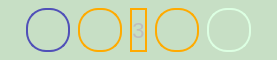
    <widget class="QGroupBox" name="groupBox_6">
     <property name="enabled">
      <bool>false</bool>
     </property>
     <property name="minimumSize">
      <size>
       <width>0</width>
       <height>60</height>
      </size>
     </property>
     <property name="maximumSize">
      <size>
       <width>16777215</width>
       <height>60</height>
      </size>
     </property>
     <property name="styleSheet">
      <string notr="true">QGroupBox {
        border: 2px solid transparent;
background-color: rgb(199, 223, 197);
}
</string>
     </property>
     <property name="title">
      <string/>
     </property>
     <property name="flat">
      <bool>true</bool>
     </property>
     <layout class="QHBoxLayout" name="horizontalLayout">
      <property name="spacing">
       <number>4</number>
      </property>
      <property name="leftMargin">
       <number>4</number>
      </property>
      <property name="topMargin">
       <number>4</number>
      </property>
      <property name="rightMargin">
       <number>4</number>
      </property>
      <property name="bottomMargin">
       <number>4</number>
      </property>
      <item>
       <spacer name="horizontalSpacer_6">
        <property name="orientation">
         <enum>Qt::Horizontal</enum>
        </property>
        <property name="sizeType">
         <enum>QSizePolicy::Minimum</enum>
        </property>
        <property name="sizeHint" stdset="0">
         <size>
          <width>20</width>
          <height>20</height>
         </size>
        </property>
       </spacer>
      </item>
      <item>
       <widget class="QPushButton" name="pushButton_home">
        <property name="enabled">
         <bool>false</bool>
        </property>
        <property name="styleSheet">
         <string notr="true">
 QPushButton {
     border: 2px solid rgb(80, 80, 184);
     border-radius: 20px;
	 font-size: 22px;
     max-width:40px;
     max-height:40px;
    

 }


 QPushButton:pressed {
     background-color: qlineargradient(x1: 0, y1: 0, x2: 0, y2: 1,
                                       stop: 0 #f6f7fa, stop: 1 #f6ffFF);
 }


QPushButton:checked{ 
     border: 5px solid rgb(80, 80, 184);

 }




 QPushButton:flat {
     border: none; /* no border for a flat push button */
 }

</string>
        </property>
        <property name="text">
         <string/>
        </property>
        <property name="icon">
         <iconset>
          <normaloff>icons/home.png</normaloff>
          <disabledoff>:/icons/home.png</disabledoff>icons/home.png</iconset>
        </property>
        <property name="iconSize">
         <size>
          <width>25</width>
          <height>25</height>
         </size>
        </property>
        <property name="checkable">
         <bool>true</bool>
        </property>
        <property name="checked">
         <bool>false</bool>
        </property>
       </widget>
      </item>
      <item>
       <widget class="Line" name="line_2">
        <property name="styleSheet">
         <string notr="true">background-color: qlineargradient(spread:pad, x1:0, y1:0, x2:1, y2:0, stop:0 rgb(80, 80, 184), stop:1  rgb(255, 170, 0));
border:0;
border-radius:1px;</string>
        </property>
        <property name="orientation">
         <enum>Qt::Horizontal</enum>
        </property>
       </widget>
      </item>
      <item>
       <widget class="QPushButton" name="pushButton_second">
        <property name="styleSheet">
         <string notr="true">QPushButton {
     border: 2px solid rgb(255, 170, 0);
     border-radius: 20px;
	 font-size: 22px;
     max-width:40px;
     max-height:40px;
    

 }

 QPushButton:pressed {
     background-color: qlineargradient(x1: 0, y1: 0, x2: 0, y2: 1,
                                       stop: 0 #f6f7fa, stop: 1 #f6ffFF);
     border: 5px solid rgb(255, 170, 0);

 }


QPushButton:checked{ 
     border: 5px solid rgb(255, 170, 0);

 }

 QPushButton:flat {
     border: none; /* no border for a flat push button */
 }

</string>
        </property>
        <property name="text">
         <string/>
        </property>
        <property name="icon">
         <iconset resource="resources.qrc">
          <normaloff>:/icons/init.png</normaloff>
          <disabledoff>:/icons/init.png</disabledoff>:/icons/init.png</iconset>
        </property>
        <property name="iconSize">
         <size>
          <width>25</width>
          <height>25</height>
         </size>
        </property>
        <property name="checkable">
         <bool>true</bool>
        </property>
       </widget>
      </item>
      <item>
       <widget class="Line" name="line_4">
        <property name="styleSheet">
         <string notr="true">background-color: qlineargradient(spread:pad, x1:0, y1:0, x2:1, y2:0, stop:0 rgb(255, 170, 0), stop:0.5 rgb(255, 255, 255), stop:1  rgb(255, 170, 0));
border:0;
border-radius:1px;</string>
        </property>
        <property name="orientation">
         <enum>Qt::Horizontal</enum>
        </property>
       </widget>
      </item>
      <item>
       <widget class="QPushButton" name="pushButton_4">
        <property name="styleSheet">
         <string notr="true">QPushButton {
     border: 2px solid rgb(255, 170, 0);
     border-radius: 20px;
	 font-size: 22px;
     max-width:40px;
     max-height:40px;
    

 }

 QPushButton:pressed {
     background-color: qlineargradient(x1: 0, y1: 0, x2: 0, y2: 1,
                                       stop: 0 #f6f7fa, stop: 1 #f6ffFF);
     border: 5px solid rgb(255, 170, 0);

 }


QPushButton:checked{ 
     border: 5px solid rgb(255, 170, 0);

 }




 QPushButton:flat {
     border: none; /* no border for a flat push button */
 }

</string>
        </property>
        <property name="text">
         <string>3</string>
        </property>
        <property name="checkable">
         <bool>true</bool>
        </property>
       </widget>
      </item>
      <item>
       <widget class="Line" name="line_6">
        <property name="styleSheet">
         <string notr="true">background-color: qlineargradient(spread:pad, x1:0, y1:0, x2:1, y2:0, stop:0 rgb(255, 170, 0), stop:0.5 rgb(255, 255, 255), stop:1  rgb(255, 170, 0));
border:0;
border-radius:1px;</string>
        </property>
        <property name="orientation">
         <enum>Qt::Horizontal</enum>
        </property>
       </widget>
      </item>
      <item>
       <widget class="QPushButton" name="pushButton_saved">
        <property name="styleSheet">
         <string notr="true">QPushButton {
     border: 2px solid rgb(255, 170, 0);
     border-radius: 20px;
	 font-size: 22px;
     max-width:40px;
     max-height:40px;
    

 }

 QPushButton:pressed {
     background-color: qlineargradient(x1: 0, y1: 0, x2: 0, y2: 1,
                                       stop: 0 #f6f7fa, stop: 1 #f6ffFF);
     border: 5px solid rgb(255, 170, 0);

 }


QPushButton:checked{ 
     border: 5px solid rgb(255, 170, 0);

 }


 QPushButton:flat {
     border: none; /* no border for a flat push button */
 }

</string>
        </property>
        <property name="text">
         <string/>
        </property>
        <property name="icon">
         <iconset resource="resources.qrc">
          <normaloff>:/icons/save_orange.png</normaloff>
          <disabledoff>:/icons/save_orange.png</disabledoff>:/icons/save_orange.png</iconset>
        </property>
        <property name="iconSize">
         <size>
          <width>25</width>
          <height>25</height>
         </size>
        </property>
        <property name="checkable">
         <bool>true</bool>
        </property>
        <property name="flat">
         <bool>false</bool>
        </property>
       </widget>
      </item>
      <item>
       <widget class="Line" name="line_3">
        <property name="styleSheet">
         <string notr="true">background-color: qlineargradient(spread:pad, x1:0, y1:0, x2:1, y2:0, stop:0 rgb(255, 170, 0), stop:0.8  rgb(220, 255, 226)  stop:1  rgb(220, 255, 226));
border:0;
border-radius:1px;</string>
        </property>
        <property name="orientation">
         <enum>Qt::Horizontal</enum>
        </property>
       </widget>
      </item>
      <item>
       <widget class="QPushButton" name="pushButton_finished">
        <property name="font">
         <font>
          <family>Segoe Script</family>
          <pointsize>24</pointsize>
         </font>
        </property>
        <property name="styleSheet">
         <string notr="true">QPushButton {
     border: 2px solid rgb(220, 255, 226);
     border-radius: 20px;
     max-width:40px;
     max-height:40px;
    

 }

 QPushButton:pressed {
     background-color: qlineargradient(x1: 0, y1: 0, x2: 0, y2: 1,
                                       stop: 0 #f6f7fa, stop: 1 #f6ffFF);
     border: 3px solid rgb(220, 255, 226);

 }

QPushButton:checked{ 
     border: 5px solid rgb(220, 255, 226);

 }

 QPushButton:flat {
     border: none; /* no border for a flat push button */
 }

</string>
        </property>
        <property name="text">
         <string/>
        </property>
        <property name="icon">
         <iconset resource="resources.qrc">
          <normaloff>:/icons/success.png</normaloff>
          <disabledoff>:/icons/success.png</disabledoff>:/icons/success.png</iconset>
        </property>
        <property name="iconSize">
         <size>
          <width>24</width>
          <height>24</height>
         </size>
        </property>
        <property name="checkable">
         <bool>true</bool>
        </property>
       </widget>
      </item>
      <item>
       <spacer name="horizontalSpacer_7">
        <property name="orientation">
         <enum>Qt::Horizontal</enum>
        </property>
        <property name="sizeType">
         <enum>QSizePolicy::Minimum</enum>
        </property>
        <property name="sizeHint" stdset="0">
         <size>
          <width>20</width>
          <height>20</height>
         </size>
        </property>
       </spacer>
      </item>
     </layout>
    </widget>
